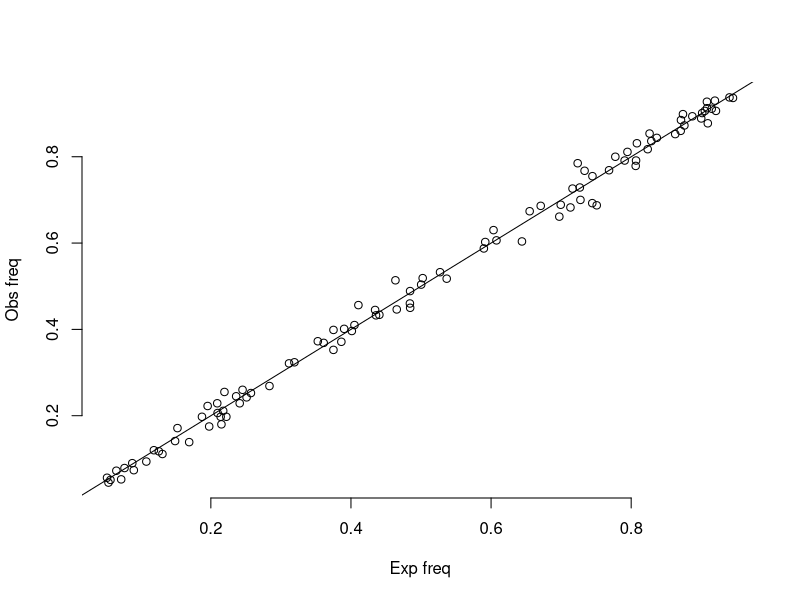
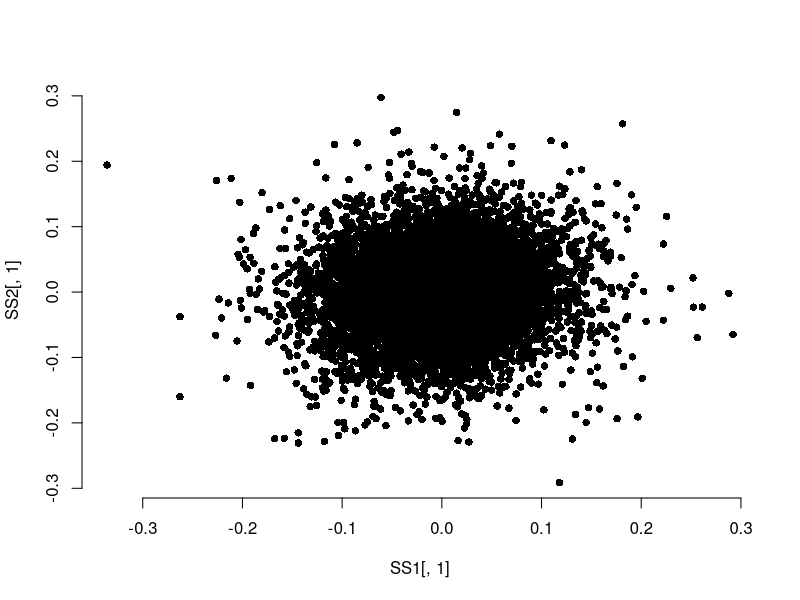
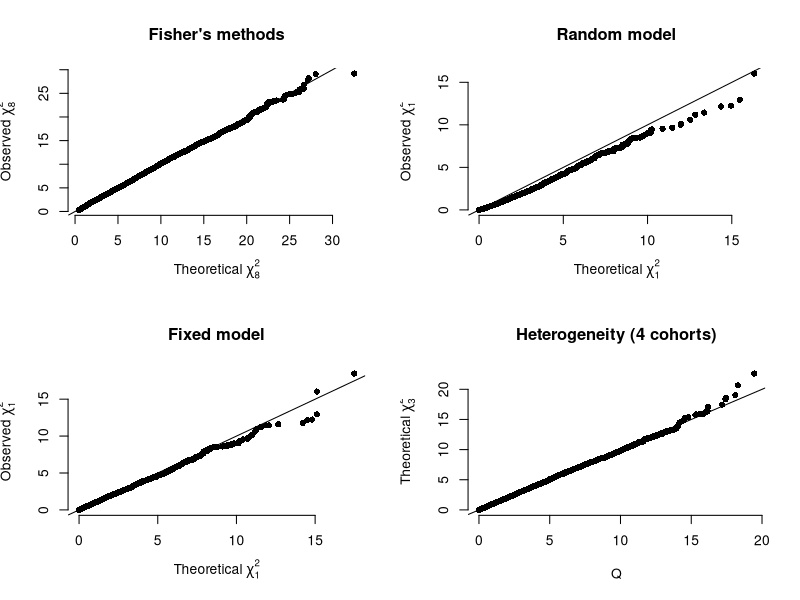

The R script that drew these images, in order:
## ---- chunk 1
Date=Sys.Date()[1]
print(paste0("Document was last updated at ", Date, "."))
## ---- chunk 2
print("Write R code for simulating a single cohort")
## ---- chunk 3
print("Write R code for estimating single-marker gwas")
## ---- chunk 4

M=100
Kid=2
freq=runif(M, 0.05, 0.95)
hsq=0.5
b=rnorm(M, 0, sqrt(3*hsq/M))
famSize=100
FamG=array(0, dim=c(famSize, (2+Kid)*2, M))
Phe=array(0, (2+Kid)*famSize)
for(f in 1:famSize) {
  for(i in 1:famSize) {
    fg=matrix(c(rbinom(M, 1, freq), rbinom(M, 1, freq)), 2, M, byrow = T)
    mg=matrix(c(rbinom(M, 1, freq), rbinom(M, 1, freq)), 2, M, byrow = T)
    Phe[(f-1)*(2+Kid)+1]= sum(fg[1,]*b+fg[2,]*b)
    Phe[(f-1)*(2+Kid)+2]= sum(mg[1,]*b+mg[2,]*b)

    kg=matrix(0, Kid*2, M)
    for(k in 1:Kid) {
      kg[(k-1)*2+1,] = fg[rbinom(1, 1, 0.5)+1,]
      kg[(k-1)*2+2,] = fg[rbinom(1, 1, 0.5)+1,]
      Phe[(f-1)*(2+Kid)+2+k] = sum(kg[(k-1)*2+1,]*b+kg[(k-1)*2+2,]*b)
    }
    FG=rbind(fg, mg, kg)
    FamG[f,,]=FG
  }
}
plot(freq, colMeans(colMeans(FamG[,,])), xlab="Exp freq", ylab="Obs freq", bty='n')
abline(a=0, b=1)
print(var(Phe))
Phe=Phe+rnorm(length(Phe), 0, sqrt(0.5))
print(var(Phe))
## ---- chunk 5
SimuInd <- function(s, m, h2, fq, B) {
  hsq=h2
  
  Gn=matrix(0, s, m+1)
  for(i in 1:s) {
    Gn[i, 1:m] = rbinom(m, 2, fq)
    Gn[i, m+1] = sum(Gn[i,1:m]*B) + rnorm(1, 0, sqrt(1-h2))
  }
  return(Gn)
}

SimuNuFam <- function (n1, m, k, h2, fq, B) {
  
  famSize=n1
  M=m
  Kid=k
  hsq=h2
  
  freq=fq
  b=B
  #  FamG=array(0, dim=c(famSize, (2+Kid)*2, M))
  FamG=array(0, dim=c(famSize, 2+Kid, M+1))
  
  Phe=array(0, (2+Kid)*famSize)
  for(f in 1:famSize) {
    fg=matrix(c(rbinom(M, 1, freq), rbinom(M, 1, freq)), 2, M, byrow = T)
    mg=matrix(c(rbinom(M, 1, freq), rbinom(M, 1, freq)), 2, M, byrow = T)
    Phe[(f-1)*(2+Kid)+1]= sum(fg[1,1:M]*b+fg[2,1:M]*b) + rnorm(1, 0, sqrt(1-h2))
    Phe[(f-1)*(2+Kid)+2]= sum(mg[1,1:M]*b+mg[2,1:M]*b) + rnorm(1, 0, sqrt(1-h2))
    FamG[f,1,1:M]=apply(fg, 2, sum)
    FamG[f,2,1:M]=apply(mg, 2, sum)
    
    kg=matrix(0, Kid*2, M)
    for(k in 1:Kid) {
      kg[(k-1)*2+1,] = fg[rbinom(1, 1, 0.5)+1,]
      kg[(k-1)*2+2,] = fg[rbinom(1, 1, 0.5)+1,]
      Phe[(f-1)*(2+Kid)+2+k] = sum(kg[(k-1)*2+1,1:M]*b+kg[(k-1)*2+2,1:M]*b) + rnorm(1, 0, sqrt(1-h2))
      FamG[f,2+k,1:M]=apply(kg[c((k-1)*2+1,(k-1)*2+2),], 2, sum)
    }
  }
  FamG[,,M+1] = Phe
  return(FamG)
}


h2=0.5
M=10000
freq=runif(M, 0.05, 0.95)
b=rnorm(M, 0, sqrt(3*h2/M))

S1=1000 #sample size 1
S2=1000 #sample size 2

n0=100 #overlapping samples
n1=100 #overlapping first-degree relatives

pop1=SimuInd(S1-n0-n1, M, h2, freq, b) #independent sample
pop2=SimuInd(S2-n0-n1, M, h2, freq, b) #independent sample
Gn0=SimuInd(n0, M, h2, freq, b) #overlapping samples
Gn1=SimuNuFam(n1, 10000, 2, h2, freq, b) #nuclear family

sample1=rbind(pop1, Gn0, Gn1[,3,])
sample2=rbind(pop2, Gn0, Gn1[,4,])

SS1=matrix(0, nrow = M, 4)
for(i in 1:M) {
  mod=lm(sample1[,M+1]~sample1[,i])
  SS1[i,]=summary(mod)$coefficient[2,]
}

SS2=matrix(0, nrow = M, 4)
for(i in 1:M) {
  mod=lm(sample2[,M+1]~sample2[,i])
  SS2[i,]=summary(mod)$coefficient[2,]
}
plot(SS1[,1], SS2[,1], bty="n", pch=16)

## ---- chunk 6
set.seed(1000)
CT=4
N=ceiling(rnorm(CT, 3000, 1000))
M=10000

#freq
P=runif(M, 0.05, 0.95)
Freq=matrix(0, M, CT)
for(i in 1:CT) {
  Freq[,i] = rnorm(M, P, sd=sqrt((P*(1-P))/(2*N[i])))
}

#mat
h2=0.5
Beta=rnorm(M, 0, sd=0)#=sqrt(h2/sum(2*P*(1-P))))
Bmat=matrix(0, M, CT)
Smat=matrix(0, M, CT)
Pmat=matrix(0, M, CT)
for(i in 1:CT) {
  Smat[,i]=1/(N[i]*2*Freq[,i]*(1-Freq[,i]))
  Bmat[,i] = rnorm(M, Beta, sd=sqrt(Smat[,i]))
  Pmat[,i] = (1-pnorm(abs(Bmat[,i]/sqrt(Smat[,i]))))*2
}

#fixed model
FisherP=matrix(0, M, 1)
Fmeta=matrix(0, M, 3)
Qmeta=matrix(0, M, 6)
for(i in 1:M) {
  FisherP[i,1]=-2*sum(log(Pmat[i,]))

  v=1/Smat[i,]
  Fmeta[i,2]=1/sum(v)
  Fmeta[i,1]=sum(Bmat[i,]*v)/sum(v)
  Fmeta[i,3]=Fmeta[i,1]/sqrt(Fmeta[i,2])

  Qmeta[i,4]=sum(v*(Bmat[i,]-Fmeta[i,1])^2)
  Qmeta[i,5]=sum(v)-sum(v^2)/sum(v)
  Qmeta[i,6]=(Qmeta[i,4]-(CT-1))/Qmeta[i,5]
  if(Qmeta[i,6]<0) {
    Qmeta[i,6]=0
  }
  vr=1/(Smat[i,]+Qmeta[i,6])
  Qmeta[i,2]=1/sum(v)+Qmeta[i,6]
  Qmeta[i,1]=sum(vr*Bmat[i,])/sum(vr)
  Qmeta[i,3]=Qmeta[i,1]^2/Qmeta[i,2]
}
layout(matrix(1:4, 2, 2))
qqplot(main="Fisher's methods", xlab=expression(paste("Theoretical ", chi[8]^2)),
       ylab=expression(paste("Observed ", chi[8]^2)),
       FisherP, rchisq(M, 8), bty="n", pch=16)
abline(a=0, b=1)

qqplot(main="Fixed model", xlab=expression(paste("Theoretical ", chi[1]^2)),
       ylab=expression(paste("Observed ", chi[1]^2)),
       rchisq(M, 1), Fmeta[,3]^2, bty='n', pch=16)
abline(a=0, b=1)

qqplot(main="Random model", xlab=expression(paste("Theoretical ", chi[1]^2)),
       ylab=expression(paste("Observed ", chi[1]^2)),
       rchisq(M,1), Qmeta[,1]^2/Qmeta[,2], bty='n', pch=16)
abline(a=0, b=1)

qqplot(main="Heterogeneity (4 cohorts)", xlab="Q", ylab=expression(paste("Theoretical ", chi[3]^2)), Qmeta[,4], rchisq(M,CT-1), bty='n', pch=16)
abline(a=0, b=1)
## ---- chunk 7
print("Write R code for ld simulation")
